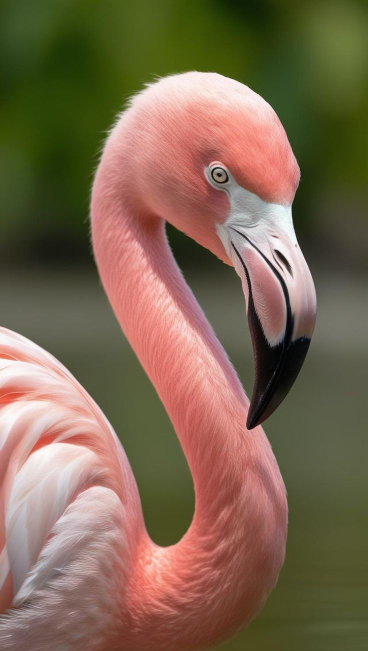
#> input picture resource/imgs/flamingo.jpg, 736 x 1302 px, given in place of monalisa.jpg, which was not available (shown at 1/2 size)
$ python color_util_test.py
#> lines starting #> are read from the running program, lines starting #| are printed output that depends on the picture; pictures that were not available may be replaced by others from this repository, and a replacement may not be noted
#> in test_color, img is the input picture: shape (1302, 736, 3); mean B, G, R 80.8, 103.5, 125
### src/util/static.py
import cv2
import numpy as np

# [33 lines left out: functions invert_image, floor_fill, not called in this run]

def resize_nearest_neighbor(img: np.ndarray,
                            factor: int) -> np.ndarray:
#> called with factor = 2
    scale = factor
    new_width = int(img.shape[1] * scale)
#> new_width = 1472
    new_height = int(img.shape[0] * scale)
#> new_height = 2604
    new_size = (new_width, new_height)
#> new_size = (1472, 2604)
    resized = cv2.resize(img, new_size, interpolation=cv2.INTER_NEAREST)
    return resized

def resize_bilinear(img: np.ndarray,
                            factor: int) -> np.ndarray:
    scale = factor
    new_width = int(img.shape[1] * scale)
    new_height = int(img.shape[0] * scale)
    new_size = (new_width, new_height)
    resized = cv2.resize(img, new_size, interpolation=cv2.INTER_LINEAR)
    return resized

def resize_exact(source: np.ndarray, target: np.ndarray) -> np.ndarray:
    h, w = source.shape[:2]
    return cv2.resize(target, (w, h), interpolation=cv2.INTER_LINEAR)

# [12 lines left out: function increase_contrast, not called in this run]

def to_grayscale(img: np.ndarray) -> np.ndarray:
    return cv2.cvtColor(img, cv2.COLOR_BGR2GRAY)

def smooth_colors(img, sigma_s=75, sigma_r=0.4):
    return cv2.edgePreservingFilter(
        img,
        flags=cv2.RECURS_FILTER,
        sigma_s=sigma_s,
        sigma_r=sigma_r
    )

# [41 lines left out: functions to_binary_strong, to_binary_middle, test, not called in this run]

# [2 lines that do not run on import are left out]

### src/util/color_util.py
import math
from typing import Callable

from static import *
from char_template import PositionalCharTemplate

class PositionalColor:
    def __init__(self, color: np.ndarray, position: tuple[int, int]):
        self.color = color
        self.top_left = position

    def __str__(self):
        return f"{{{self.color}{self.top_left}}}"

# [60 lines left out: functions blend_ascii_with_color, copy_black_pixels, blend_pixels, not called in this run]

def process_image_blocks(img: np.ndarray,
                         cell_size: tuple[int, int],
                         block_func: Callable[[np.ndarray], np.ndarray]) \
        -> tuple[np.ndarray, list[PositionalColor]]:
#> called with cell_size = (13, 22)
    h, w = img.shape[:2]
#> h = 2604; w = 1472
    cell_w, cell_h = cell_size
    output = img.copy()
    p_cs: list[PositionalColor] = []

    for y in range(0, math.floor(h / cell_size[1]) * cell_size[1], cell_h):
        for x in range(0, math.floor(w / cell_size[0]) * cell_size[0], cell_w):
            block = img[y:y + cell_h, x:x + cell_w]
            processed_block = block_func(block)
            color = processed_block[0, 0]
            p_cs.append(PositionalColor(color, (x, y)))
            # Ensure processed block has the same size
            output[y:y + cell_h, x:x + cell_w] = processed_block
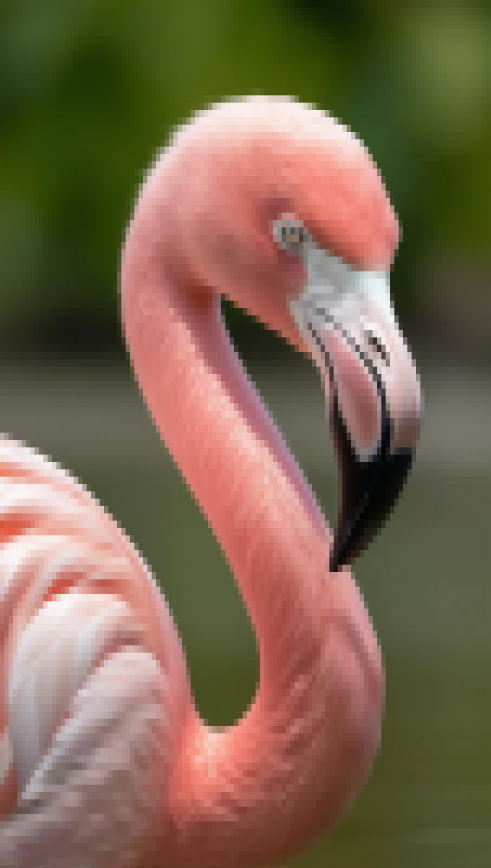
#> output: shape (2604, 1472, 3) (shown at 1/3 size); mean B, G, R 80.3, 103, 124.5

    # output = output[0:math.floor(h / cell_size[1]) * cell_size[1],
    #                 0:math.floor(w / cell_size[0]) * cell_size[0]]
    return output, p_cs

# [19 lines left out: function process_image_blocks_nonfixed_width, not called in this run]

def average_color_block(block: np.ndarray) -> np.ndarray:
    avg_color = block.mean(axis=(0, 1), keepdims=True)
    return np.tile(avg_color, (block.shape[0], block.shape[1], 1)).astype(block.dtype)

# [6 lines left out: function reassign_positional_colors, not called in this run]

### src/util/arg_util.py
import json
import os.path

import cv2
import numpy as np

from palette_template import PaletteTemplate
from static import resize_nearest_neighbor, resize_bilinear, invert_image
from color_util import (process_image_blocks, blend_ascii_with_color,
                        copy_black_pixels, blend_pixels, average_color_block,
                        PositionalColor)

class TraceArgUtil:
    # [10 lines left out: function get_chars, not called in this run]

    @staticmethod
    def _get_all_ascii() -> list[str]:
        return [chr(i) for i in range(128)]

    # [13 lines left out: functions _get_from_file, resize, not called in this run]

class ShadeArgUtil:
    @staticmethod
    def get_palette_json(file_path: str) -> list[PaletteTemplate]:
        result = []
        with open(file_path, 'r', encoding='utf-8') as f:
            content = json.load(f)
            name = content["name"]
            templates = content["templates"]
            print(f"Reading palette from {name}.")
            for template in templates:
                result.append(PaletteTemplate.read_from_json(template))
        return result

class ColorArgUtil:
    # [39 lines left out: functions color_image, color_original, test, not called in this run]

# [2 lines that do not run on import are left out]

### src/util/color_util_test.py
import os
import sys
from static import resize_exact
from arg_util import ShadeArgUtil
from color_util import *

sys.path.append(os.path.abspath(os.path.join(os.path.dirname(__file__), '../depth_shade')))
from gradient_writer import GradientWriter  # type: ignore

def test_color():
    resize_factor = 2
    thresholds_gamma = 0.3
    img = cv2.imread('../../resource/imgs/monalisa.jpg')

    color_img = img.copy()
    color_img = resize_nearest_neighbor(color_img, resize_factor)
    cell_size = (13, 22)
    color_converted = process_image_blocks(color_img, cell_size, average_color_block)[0]

    ascii_img = img.copy()
    ascii_img = resize_bilinear(ascii_img, resize_factor)
    ascii_img = smooth_colors(ascii_img, sigma_s=1, sigma_r=0.6)
    ascii_img = to_grayscale(ascii_img)
#> in to_grayscale, `return cv2.cvtColor(img, cv2.COLOR_BGR2GRAY)`:
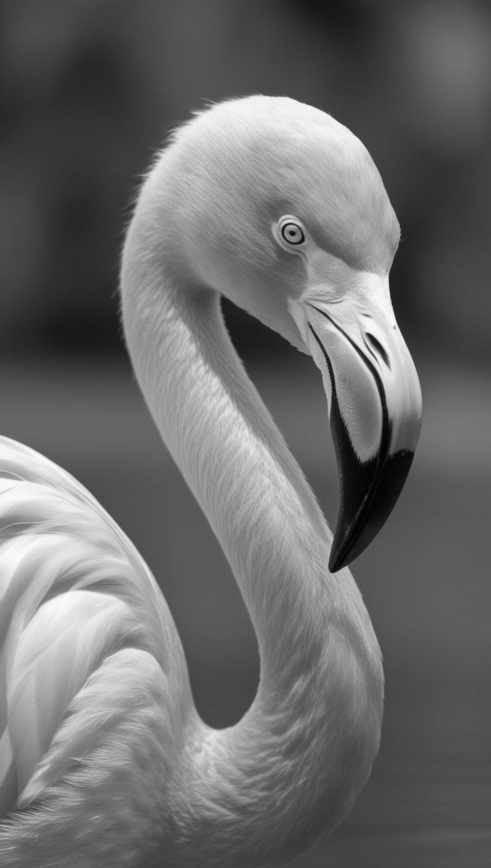
#> returned value: shape (2604, 1472) (shown at 1/3 size); min 1, max 252, mean 107.3

    templates = ShadeArgUtil.get_palette_json('../../resource/palette_files/palette_default_consolab_fast.json')
    gradient_writer = GradientWriter(templates, max_workers=16, antialiasing=False)
    gradient_writer.assign_gradient_imgs(ascii_img, thresholds_gamma)

    ascii_img, p_cts = gradient_writer.match()
    color_converted = resize_exact(ascii_img, color_converted)
    converted = blend_ascii_with_color(ascii_img, color_converted, 0.5)
    converted = copy_black_pixels(ascii_img, converted)
    os.makedirs('test', exist_ok=True)
    cv2.imwrite("test/test.png", converted)

def test_average_color_block():
    resize_factor = 4
    img = cv2.imread('../../resource/imgs/tsunami.jpg')
    img = resize_nearest_neighbor(img, resize_factor)
    cell_size = (13, 22)
    processed = process_image_blocks(img, cell_size, average_color_block)[0]
    os.makedirs('test', exist_ok=True)
    cv2.imwrite("test/test.png", processed)

def test():
    test_color()

if __name__ == '__main__':
#> (the run stopped early here; a loop or call above may not have finished)
